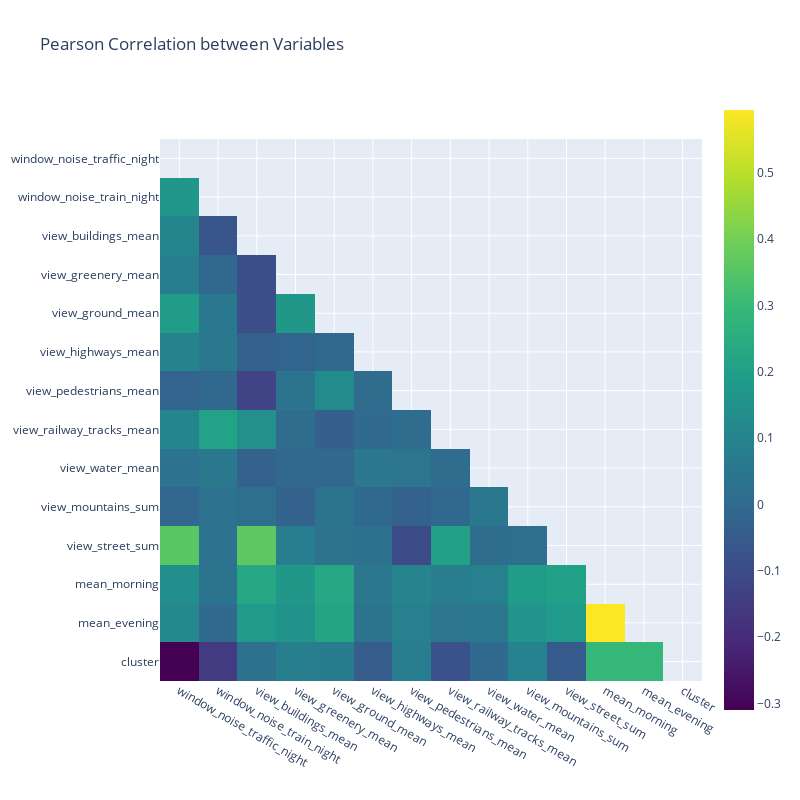

Notebook cell for this chart:
### Code cell
import plotly.express as px

corr_matrix_all = df_clustering.select_dtypes(include=['int64', 'float64']).corr()

# heatmap with px
mask = np.triu(np.ones_like(corr_matrix_all, dtype=bool))
corr_matrix_masked = corr_matrix_all.mask(mask)
fig = px.imshow(corr_matrix_masked, width=800, height=800, title='Pearson Correlation between Variables', color_continuous_scale='Viridis')
fig.show()

### Figure 1 — Plotly figure (JSON) as saved in the notebook; plotly's stock layout.template omitted (floating-point values rounded to 4 significant figures; data arrays with more than 128 entries replaced by an {"elided": "..."} marker saying what was removed)
{"data": [{"coloraxis": "coloraxis", "hovertemplate": "x: %{x}<br>y: %{y}<br>color: %{z}<extra></extra>", "name": "0", "type": "heatmap", "x": ["window_noise_traffic_night", "window_noise_train_night", "view_buildings_mean", "view_greenery_mean", "view_ground_mean", "view_highways_mean", "view_pedestrians_mean", "view_railway_tracks_mean", "view_water_mean", "view_mountains_sum", "view_street_sum", "mean_morning", "mean_evening", "cluster"], "xaxis": "x", "y": ["window_noise_traffic_night", "window_noise_train_night", "view_buildings_mean", "view_greenery_mean", "view_ground_mean", "view_highways_mean", "view_pedestrians_mean", "view_railway_tracks_mean", "view_water_mean", "view_mountains_sum", "view_street_sum", "mean_morning", "mean_evening", "cluster"], "yaxis": "y", "z": {"elided": "14x14 float values"}}], "layout": {"coloraxis": {"colorscale": [[0, "#440154"], [0.1111, "#482878"], [0.2222, "#3e4989"], [0.3333, "#31688e"], [0.4444, "#26828e"], [0.5556, "#1f9e89"], [0.6667, "#35b779"], [0.7778, "#6ece58"], [0.8889, "#b5de2b"], [1, "#fde725"]]}, "height": 800, "title": {"text": "Pearson Correlation between Variables"}, "width": 800, "xaxis": {"anchor": "y", "constrain": "domain", "domain": [0, 1], "scaleanchor": "y"}, "yaxis": {"anchor": "x", "autorange": "reversed", "constrain": "domain", "domain": [0, 1]}}}
